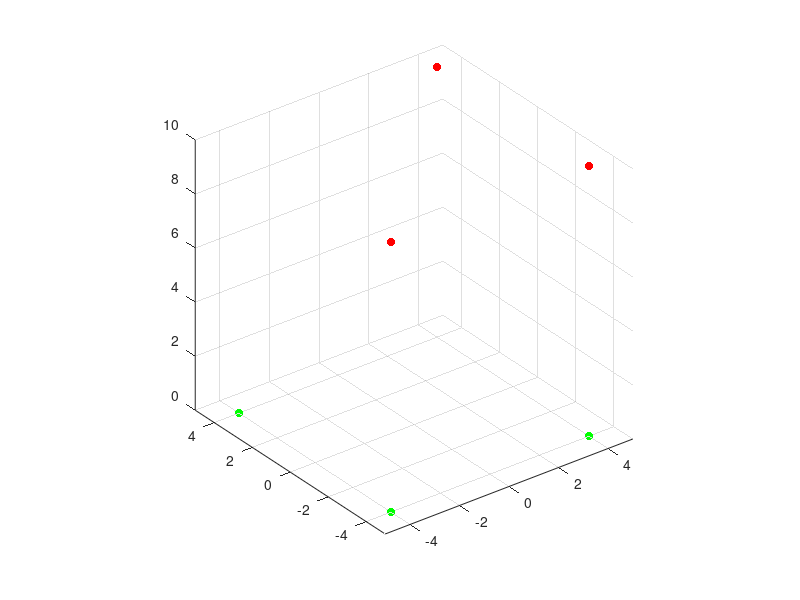

The MATLAB source for this figure: (Note: this script raises an error after producing the figure.)
function multi_drone_rrt_simulation
    % Parameters
    start_positions = [-4, -4, 0; -4, 4, 0; 4, -4, 0]; % Starting positions for three drones
    goal_positions = [4, 4, 10; -4, -4, 10; 4, -4, 10]; % Goal positions for three drones
    step_size = 0.5; % Step size for RRT*
    max_iter = 500; % Maximum iterations for RRT*
    goal_tolerance = 0.5; % Goal tolerance
    obstacle_speed = 0.2; % Speed of moving obstacles
    num_obstacles = 15; % Number of obstacles
    filename = 'multi_drone_path.gif'; % Output GIF file name

    % Create figure
    figure('Color', 'w', 'Renderer', 'opengl');
    axis equal
    hold on
    grid on
    view(3)
    xlim([-5 5])
    ylim([-5 5])
    zlim([0 10])

    % Plot start and goal positions
    scatter3(start_positions(:,1), start_positions(:,2), start_positions(:,3), 'g', 'filled')
    scatter3(goal_positions(:,1), goal_positions(:,2), goal_positions(:,3), 'r', 'filled')

    % Initialize obstacles
    obstacles = initialize_obstacles(num_obstacles, [-5, 5], [-5, 5], [0, 10]);
    obstacle_plots = plot_obstacles(obstacles);

    % Perform RRT* path planning for each drone
    paths = cell(3, 1);
    for k = 1:3
        paths{k} = rrt_star(start_positions(k, :), goal_positions(k, :), step_size, max_iter, goal_tolerance, obstacles, obstacle_speed);
    end

    % Plot the paths
    colors = {'k--', 'b--', 'm--'};
    for k = 1:3
        if ~isempty(paths{k})
            plot3(paths{k}(:,1), paths{k}(:,2), paths{k}(:,3), colors{k}, 'LineWidth', 1);
        end
    end

    % Create drone models
    drones = create_drone_model();
    drone_plots = gobjects(3, 1);
    for k = 1:3
        drone_plots(k) = plot3(drones(:, 1) + start_positions(k, 1), ...
                               drones(:, 2) + start_positions(k, 2), ...
                               drones(:, 3) + start_positions(k, 3), 'k', 'LineWidth', 2);
    end

    % Move the drones along their paths and save to GIF
    max_path_length = max(cellfun(@(p) size(p, 1), paths));
    for i = 1:max_path_length
        % Update obstacles
        obstacles = update_obstacles(obstacles, [-5, 5], [-5, 5], [0, 10], obstacle_speed);

        % Update obstacle plots
        for j = 1:length(obstacles)
            switch obstacles(j).shape
                case 'sphere'
                    [x, y, z] = sphere;
                    x = x * obstacles(j).size + obstacles(j).pos(1);
                    y = y * obstacles(j).size + obstacles(j).pos(2);
                    z = z * obstacles(j).size + obstacles(j).pos(3);
                    set(obstacle_plots(j), 'XData', x, 'YData', y, 'ZData', z);
                case 'cube'
                    [x, y, z] = cube(obstacles(j).size);
                    vertices = [x(:), y(:), z(:)] + obstacles(j).pos;
                    set(obstacle_plots(j), 'Vertices', vertices);
                case 'cylinder'
                    [x, y, z] = cylinder(obstacles(j).size / 2);
                    x = x + obstacles(j).pos(1);
                    y = y + obstacles(j).pos(2);
                    z = z * obstacles(j).size + obstacles(j).pos(3);
                    set(obstacle_plots(j), 'XData', x, 'YData', y, 'ZData', z);
            end
        end

        % Update drone positions
        for k = 1:3
            if i <= size(paths{k}, 1)
                set(drone_plots(k), 'XData', drones(:, 1) + paths{k}(i, 1), ...
                                    'YData', drones(:, 2) + paths{k}(i, 2), ...
                                    'ZData', drones(:, 3) + paths{k}(i, 3));
            end
        end

        drawnow;

        % Capture the plot as an image
        frame = getframe(gcf);
        im = frame2im(frame);
        [imind, cm] = rgb2ind(im, 256);

        % Write to the GIF file
        if i == 1
            imwrite(imind, cm, filename, 'gif', 'Loopcount', inf, 'DelayTime', 0.1);
        else
            imwrite(imind, cm, filename, 'gif', 'WriteMode', 'append', 'DelayTime', 0.1);
        end
    end
end

function obstacles = initialize_obstacles(num_obstacles, xlim, ylim, zlim)
    obstacles = struct('pos', [], 'vel', [], 'size', [], 'shape', [], 'pattern', []);
    for i = 1:num_obstacles
        obstacles(i).pos = [rand * (xlim(2) - xlim(1)) + xlim(1), ...
                            rand * (ylim(2) - ylim(1)) + ylim(1), ...
                            rand * (zlim(2) - zlim(1)) + zlim(1)];
        obstacles(i).vel = rand(1, 3) * 0.2 - 0.1; % Random velocity
        obstacles(i).size = rand * 1 + 0.5; % Increase size
        if mod(i, 3) == 0
            obstacles(i).shape = 'sphere';
        elseif mod(i, 3) == 1
            obstacles(i).shape = 'cube';
        else
            obstacles(i).shape = 'cylinder';
        end
        % Define a movement pattern
        if mod(i, 2) == 0
            obstacles(i).pattern = 'circular';
        else
            obstacles(i).pattern = 'linear';
        end
    end
end

function obstacles = update_obstacles(obstacles, xlim, ylim, zlim, obstacle_speed)
    t = now * 100000; % Use current time as a variable to create smooth movement patterns
    for i = 1:length(obstacles)
        if strcmp(obstacles(i).pattern, 'circular')
            theta = obstacle_speed * t;
            obstacles(i).pos(1) = obstacles(i).pos(1) + cos(theta) * 0.1;
            obstacles(i).pos(2) = obstacles(i).pos(2) + sin(theta) * 0.1;
        else
            obstacles(i).pos = obstacles(i).pos + obstacles(i).vel * obstacle_speed;
            if obstacles(i).pos(1) < xlim(1) || obstacles(i).pos(1) > xlim(2)
                obstacles(i).vel(1) = -obstacles(i).vel(1);
            end
            if obstacles(i).pos(2) < ylim(1) || obstacles(i).pos(2) > ylim(2)
                obstacles(i).vel(2) = -obstacles(i).vel(2);
            end
            if obstacles(i).pos(3) < zlim(1) || obstacles(i).pos(3) > zlim(2)
                obstacles(i).vel(3) = -obstacles(i).vel(3);
            end
        end
    end
end

function path = rrt_star(start_pos, goal_pos, step_size, max_iter, goal_tolerance, obstacles, obstacle_speed)
    % RRT* Algorithm
    nodes = start_pos;
    parent = 0;
    goal_reached = false;

    for i = 1:max_iter
        % Update obstacles' positions
        obstacles = update_obstacles(obstacles, [-5, 5], [-5, 5], [0, 10], obstacle_speed);

        % Generate a random sample
        if rand < 0.1
            sample = goal_pos; % Bias towards the goal
        else
            sample = [rand*10-5, rand*10-5, rand*10]; % Random sample in space
        end

        % Find the nearest node
        distances = sqrt(sum((nodes - sample).^2, 2));
        [~, nearest_idx] = min(distances);
        nearest_node = nodes(nearest_idx, :);

        % Create a new node in the direction of the sample
        direction = (sample - nearest_node) / norm(sample - nearest_node);
        new_node = nearest_node + step_size * direction;

        % Check for collisions with obstacles
        if ~check_collision(new_node, obstacles)
            continue;
        end

        % Check if the new node is within the goal tolerance
        if norm(new_node - goal_pos) < goal_tolerance
            goal_reached = true;
            parent = [parent; nearest_idx];
            nodes = [nodes; goal_pos];
            break;
        end

        % Add the new node to the tree
        parent = [parent; nearest_idx];
        nodes = [nodes; new_node];
    end

    if goal_reached
        % Extract the path
        path = [goal_pos];
        node_idx = size(nodes, 1);
        while node_idx ~= 1
            node_idx = parent(node_idx);
            path = [nodes(node_idx, :); path];
        end
    else
        path = [];
    end
end

function collision = check_collision(point, obstacles)
    collision = true;
    for i = 1:length(obstacles)
        if norm(point - obstacles(i).pos) < (obstacles(i).size / 2)
            collision = false;
            return;
        end
    end
end

function drones = create_drone_model()
    % Create a more realistic quadcopter model
    arm_length = 0.5;
    body_width = 0.1;
    drones = [
        -arm_length, 0, 0;
         arm_length, 0, 0;
         NaN, NaN, NaN; % NaN to break the line
         0, -arm_length, 0;
         0, arm_length, 0;
         NaN, NaN, NaN; % NaN to break the line
         -body_width, body_width, 0;
         body_width, body_width, 0;
         body_width, -body_width, 0;
         -body_width, -body_width, 0;
         -body_width, body_width, 0;
    ];
end

function obstacle_plots = plot_obstacles(obstacles)
    obstacle_plots = gobjects(1, length(obstacles));
    for i = 1:length(obstacles)
        switch obstacles(i).shape
            case 'sphere'
                [x, y, z] = sphere;
                x = x * obstacles(i).size + obstacles(i).pos(1);
                y = y * obstacles(i).size + obstacles(i).pos(2);
                z = z * obstacles(i).size + obstacles(i).pos(3);
                obstacle_plots(i) = surf(x, y, z, 'FaceColor', 'r', 'EdgeColor', 'none');
            case 'cube'
                [x, y, z] = cube(obstacles(i).size);
                vertices = [x(:), y(:), z(:)] + obstacles(i).pos;
                obstacle_plots(i) = patch('Vertices', vertices, ...
                    'Faces', [1,2,6,5; 2,3,7,6; 3,4,8,7; 1,4,8,5; 1,2,3,4; 5,6,7,8], ...
                    'FaceColor', 'r', 'EdgeColor', 'none');
            case 'cylinder'
                [x, y, z] = cylinder(obstacles(i).size / 2);
                x = x + obstacles(i).pos(1);
                y = y + obstacles(i).pos(2);
                z = z * obstacles(i).size + obstacles(i).pos(3);
                obstacle_plots(i) = surf(x, y, z, 'FaceColor', 'r', 'EdgeColor', 'none');
        end
    end
end

function [x, y, z] = cube(size)
    x = [-1, 1, 1, -1, -1, 1, 1, -1] * size / 2;
    y = [-1, -1, 1, 1, -1, -1, 1, 1] * size / 2;
    z = [-1, -1, -1, -1, 1, 1, 1, 1] * size / 2;
end